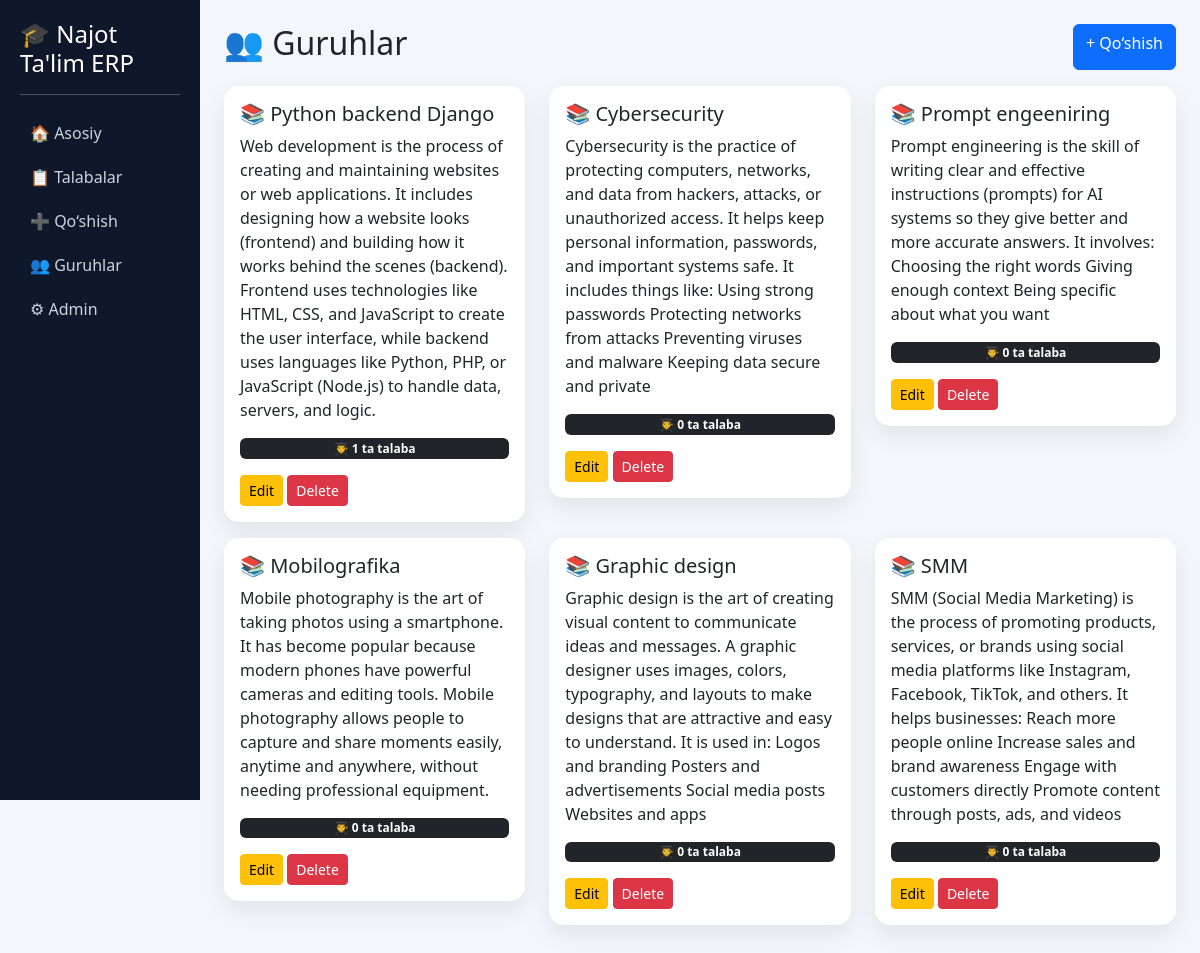
The app's page /guruhlar/ with its own data.
### main/models.py (models this page shows, shortened)
class Guruh(models.Model):
    nomi = models.CharField(max_length=100)
    tavsif = models.TextField(blank=True)
    rasm = models.ImageField(upload_to='guruhlar/', null=True, blank=True)
    yaratilgan = models.DateTimeField(auto_now_add=True)
    def talabalar_soni(self):
        return self.talaba_set.count()

### main/views.py (the view)
# urls.py: path('guruhlar/', views.guruhlar_royxati, name='guruhlar'),
def guruhlar_royxati(request):
    guruhlar = Guruh.objects.all()
    return render(request, 'main/guruhlar.html', {'guruhlar': guruhlar})

### main/templates/main/guruhlar.html
{% extends 'main/base.html' %}
{% block content %}
<div class="d-flex justify-content-between mb-3">
    <h2>👥 Guruhlar</h2>
    <a href="{% url 'main:guruh_add' %}" class="btn btn-primary">
        + Qo‘shish
    </a>
</div>
<div class="row">
    {% for guruh in guruhlar %}
    <div class="col-md-4 mb-3">
        <div class="card card-custom p-3">
            <h5>📚 {{ guruh.nomi }}</h5>
            <p>{{ guruh.tavsif }}</p>
            <span class="badge bg-dark">
                👨‍🎓 {{ guruh.talabalar_soni }} ta talaba
            </span>
            <div class="mt-3">
                <a href="{% url 'main:guruh_edit' guruh.pk %}"
                   class="btn btn-warning btn-sm">
                    Edit
                </a>
                <a href="{% url 'main:guruh_delete' guruh.pk %}"
                   class="btn btn-danger btn-sm">
                    Delete
                </a>
            </div>
        </div>
    </div>
    {% endfor %}
</div>
{% endblock %}

### main/templates/main/base.html (style rules this page uses)
body { background: #f4f6fb; font-family: 'Segoe UI', sans-serif; }
.card-custom { border: none; border-radius: 15px; box-shadow: 0 10px 25px rgba(0,0,0,0.08); }

### records on screen
Guruh: nomi "Python backend Django", tavsif "Web development is the process of creating and maintaining websites or web applications. It includes designing how a website looks (frontend) and building how it works behind the scenes (backend). Frontend uses technologies like HTML, CSS, and JavaScript to create the user interface, while backend uses languages like Python, PHP, or JavaScript (Node.js) to handle data, servers, and logic.", talabalar_soni "1"
Guruh: nomi "Cybersecurity", tavsif "Cybersecurity is the practice of protecting computers, networks, and data from hackers, attacks, or unauthorized access. It helps keep personal information, passwords, and important systems safe. It includes things like: Using strong passwords Protecting networks from attacks Preventing viruses and malware Keeping data secure and private", talabalar_soni "0"
Guruh: nomi "Prompt engeeniring", tavsif "Prompt engineering is the skill of writing clear and effective instructions (prompts) for AI systems so they give better and more accurate answers. It involves: Choosing the right words Giving enough context Being specific about what you want", talabalar_soni "0"
Guruh: nomi "Mobilografika", tavsif "Mobile photography is the art of taking photos using a smartphone. It has become popular because modern phones have powerful cameras and editing tools. Mobile photography allows people to capture and share moments easily, anytime and anywhere, without needing professional equipment.", talabalar_soni "0"
Guruh: nomi "Graphic design", tavsif "Graphic design is the art of creating visual content to communicate ideas and messages. A graphic designer uses images, colors, typography, and layouts to make designs that are attractive and easy to understand. It is used in: Logos and branding Posters and advertisements Social media posts Websites and apps", talabalar_soni "0"
Guruh: nomi "SMM", tavsif "SMM (Social Media Marketing) is the process of promoting products, services, or brands using social media platforms like Instagram, Facebook, TikTok, and others. It helps businesses: Reach more people online Increase sales and brand awareness Engage with customers directly Promote content through posts, ads, and videos", talabalar_soni "0"
